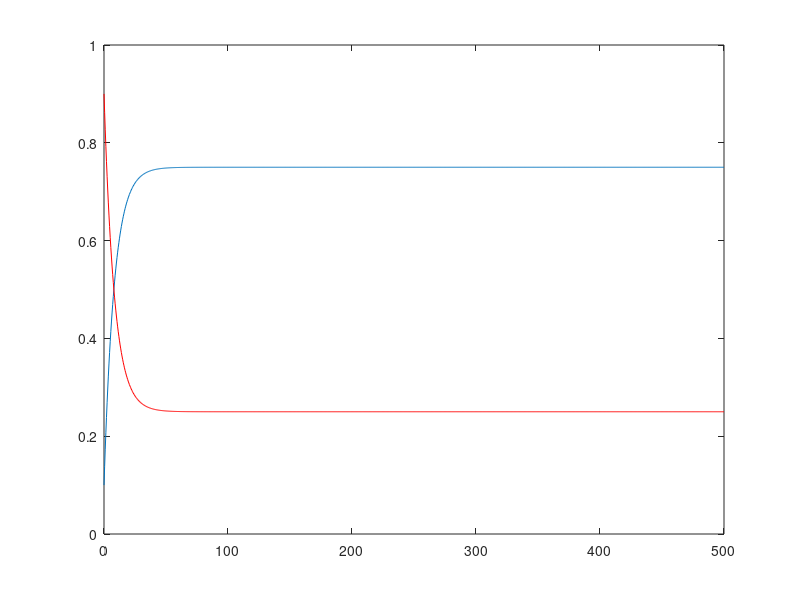

Here is the MATLAB script that generated this plot:
function Runge_Kutta_4
i=1;
h = 0.5;
t(i) = 0;
w(i) = 0.1;
fprintf('Step 0: t = %12.8f, w = %12.8f\n', t(i), w(i));
for i=1:1000
    k1 = h*Infect(t(i),w(i));
    k2 = h*Infect(t(i)+h/2, w(i)+k1/2);
    k3 = h*Infect(t(i)+h/2, w(i)+k2/2);
    k4 = h*Infect(t(i)+h, w(i)+k3);
    w(i+1) = w(i) + (k1+2*k2+2*k3+k4)/6;
    t(i+1) = t(i) + h;
    fprintf('Step %d: t = %6.4f, w = %18.15f\n', i, t(i+1), w(i+1));
end
plot(t,w);
hold on;
plot(t,1-w,'r');
%%%%%%%%%%%%%%%%%%
function v = Infect(t,I)
    v = 0.09*(1-I)  - 0.03*I ;
    
    
    
